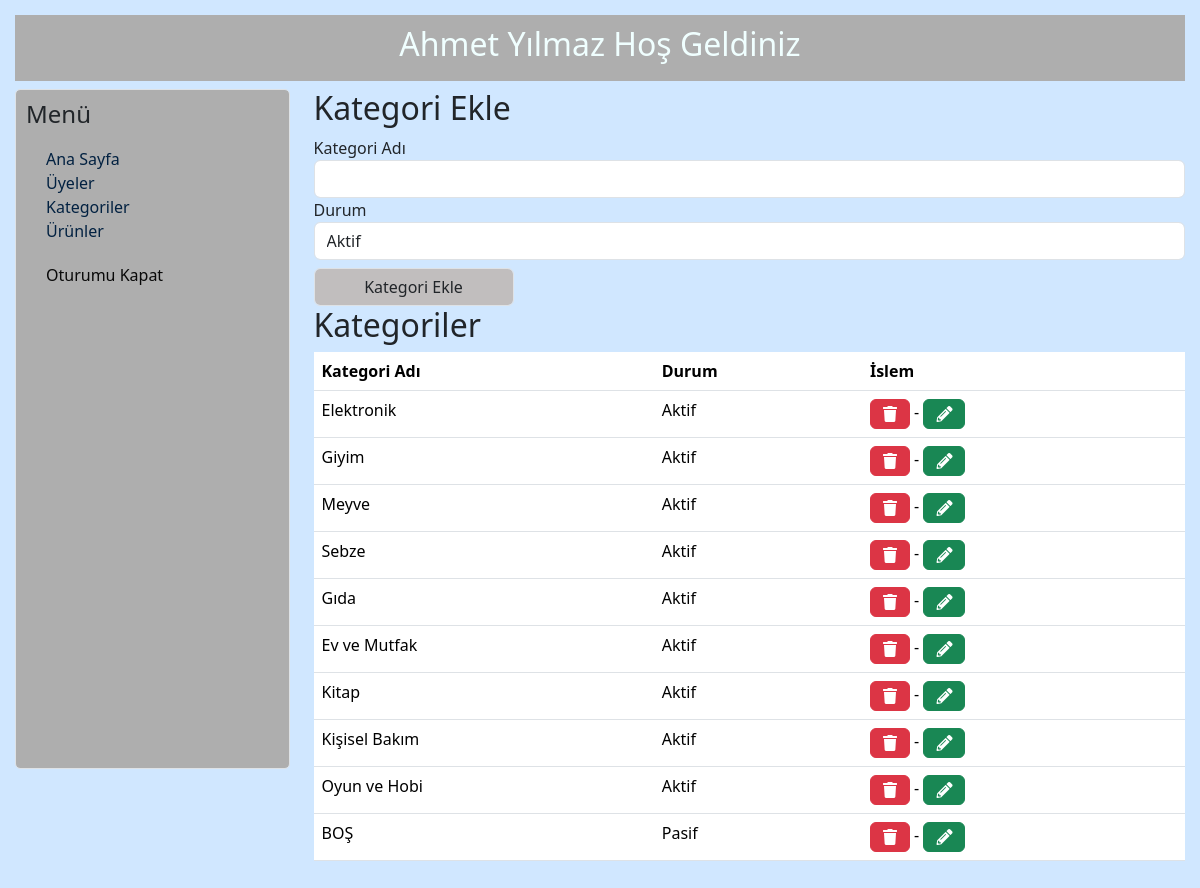
Screenshot of /admin/kategori.php (signed in) with the database file from the repository.
### tables this page shows
CREATE TABLE `kategoriler` (
  `id` int(11) NOT NULL,
  `kategori_adi` varchar(20) NOT NULL,
  `durum` int(1) NOT NULL DEFAULT 1
);

### admin/kategori.php (the view, shortened to what this page needs)
<?php
include("inc/baglan.php");
include 'header.php';
?>
<html lang="tr">
<head>
    <link rel="stylesheet" href="assets/bootstrap.css">
    <link rel="stylesheet" href="assets/style.css">
    <link rel="stylesheet" href="assets/fontawesome-free/css/all.css">
</head>
<body>
    <div class="row">
        <div class="col-md-3 mt-2">
            <?php include 'menu.php'; ?>
        </div>
        <div class="col-md-9 mt-2">
            <?php
            $id = @$_GET['duzenle'];
            $kat = mysqli_query($baglanti, 'Select * From kategoriler WHERE id="' .  $id . '"');
            $kategori = mysqli_fetch_array($kat);
            ?>
            <div class="">
                <h2>Kategori Ekle</h2>
                <form method="POST">
                    <div class="form-group">
                        <label for="urun_adi">Kategori Adı</label>
                        <input type="text" name="kategori_adi" class="form-control" value="<?= @$kategori['kategori_adi'] ?>" required>
                    </div>
                    <div class="col-md-12">
                        <label for="urun_adi">Durum</label>
                                <select name="durum" class="form-control">
                                    <option value="1" <?= @$kategori['durum'] == '1' ? 'selected' : '' ?>>Aktif</option>
                                </select>
                            </div>
                    <?php
                    if (isset($_GET['duzenle'])) {
                        echo '<input type="hidden" name="duzenle" >';
                        echo '<input type="submit" class="uyeEkle form-control mt-2" value="Kategori Düzenle" name="submit">';
                    } else {
                        echo '<input type="submit" class="uyeEkle form-control mt-2" value="Kategori Ekle" name="submit">';
                    }
                    ?>
                </form>
            </div>
            <div class="">
                <h2>Kategoriler</h2>
                <table class="table">
                    <tr>
                        <th>Kategori Adı</th>
                        <th>Durum</th>
                        <th>İslem</th>
                    </tr>
                    <?php
                    $kategoriler = mysqli_query($baglanti, 'SELECT *  FROM kategoriler');
                    while ($r = mysqli_fetch_array($kategoriler)) {
                        echo "<tr>";
                        echo "<td>" . $r["kategori_adi"] . "</td>";
                        echo "<td>";
                        echo $r["durum"] ==0 ? "Pasif":"Aktif";
                        echo "</td>";
                        echo '<td><a href="?sil=' . $r["id"] . '" class="btn btn-danger"><i class ="fas fa-trash"></i></a> - ';
                        echo '<a href="?duzenle=' . $r["id"] . '" class="btn btn-success" ><i class ="fas fa-pencil-alt"></i></a></td>';
                        echo "</tr>";
                    }
                    ?>
                </table>
            </div>
        </div>
    </div>
</body>
</html>

### admin/assets/style.css (style rules this page uses)
* { padding: 0; margin: 0; list-style: none; box-sizing: border-box; }
body { padding: 15px; margin: 0; list-style: none; box-sizing: border-box; background: #D0E7FF; }
a { text-decoration: none; color: rgb(9, 9, 9); }
.uyeEkle { display: flex; width: 200px; background-color: rgb(193, 190, 190); }

### rows the page displays
kategoriler: kategori_adi "Elektronik", durum "Aktif"
kategoriler: kategori_adi "Giyim", durum "Aktif"
kategoriler: kategori_adi "Meyve", durum "Aktif"
kategoriler: kategori_adi "Sebze", durum "Aktif"
kategoriler: kategori_adi "Gıda", durum "Aktif"
kategoriler: kategori_adi "Ev ve Mutfak", durum "Aktif"
kategoriler: kategori_adi "Kitap", durum "Aktif"
kategoriler: kategori_adi "Kişisel Bakım", durum "Aktif"
kategoriler: kategori_adi "Oyun ve Hobi", durum "Aktif"
kategoriler: kategori_adi "BOŞ", durum "Pasif"
